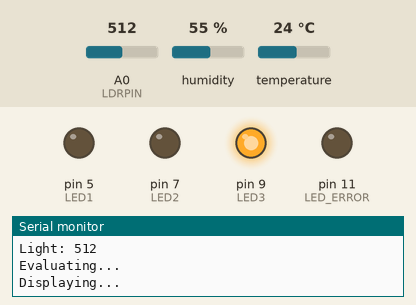
Bench run of a sketch on a simulated Arduino Uno, built with avr-gcc and run on an emulated ATmega328P. On the bench: output pins drawn as LEDs (lit = HIGH), the last lines printed to the serial monitor. The test bench sets the inputs (shaded band); at power-on: A0 (LDRPIN) = 512, temperature 24 °C, humidity 55 %.

Above: at 6.8 s.
6.9 s: A0 (LDRPIN) set to 22
11.4 s: A0 (LDRPIN) set to 19
At 12.7 s:
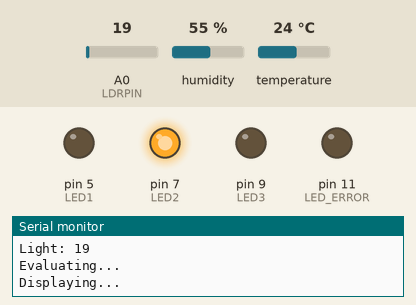
15.9 s: temperature set to 22 °C
At 19.1 s:
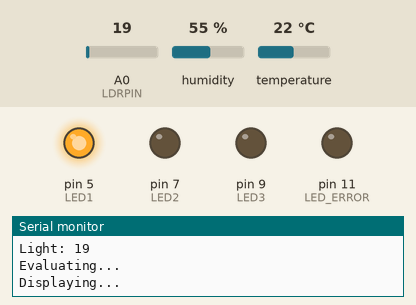
20.4 s: temperature set to 28 °C
At 22.2 s:
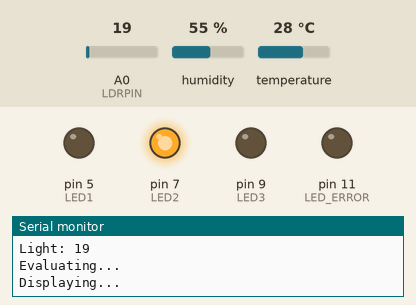
24.9 s: temperature set to 12 °C
At 28.5 s:
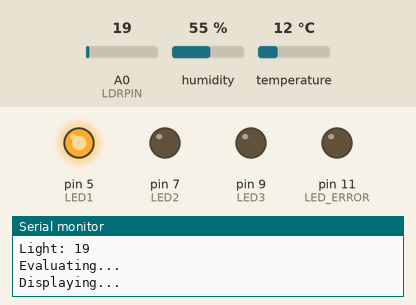
Timing chart, 0 to 30.0 s (numbered marks = the images above; inputs shaded):
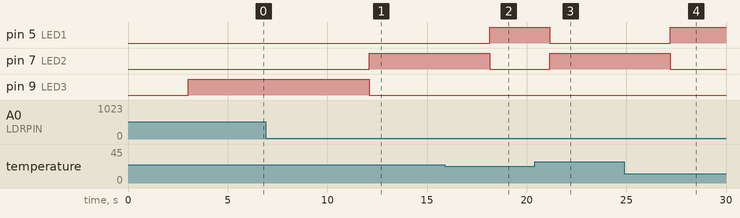

Measured:
- the behaviour switches between 21 and 20 on A0 (LDRPIN) (found by bisection; images 0 and 1)
- the behaviour switches between 24 and 23 °C on temperature (found by bisection; images 1 and 2)
- after the input at 11.4 s, pin 7 (LED2): LOW → HIGH after 0.70 s; pin 9 (LED3): HIGH → LOW after 0.70 s
- after the input at 15.9 s, pin 5 (LED1): LOW → HIGH after 2.2 s; pin 7 (LED2): HIGH → LOW after 2.2 s
- after the input at 20.4 s, pin 5 (LED1): HIGH → LOW after 0.77 s; pin 7 (LED2): LOW → HIGH after 0.77 s
- after the input at 24.9 s, pin 5 (LED1): LOW → HIGH after 2.3 s; pin 7 (LED2): HIGH → LOW after 2.3 s

The sketch:

exercise3.ino
```cpp
// File: exercise3.ino

/*
 * WP5 - Exercise 3
 * John Dickson, Oliver Hansson, Sebastian VingÃ¥rd Larsson
 * 2026-03-XX
 * group: 27
 * Submission code: XXXXXX
 */


#include "DHT.h" // dht library

// dht pin and type
#define DHTPIN 12
#define DHTTYPE DHT11

// ldr pin
#define LDRPIN A0

// LED pins
#define LED1 5 // blue
#define LED2 7 // green
#define LED3 9 // red
#define LED_ERROR 11 // red ERROR


// temperature levels
#define TEMP_LEVEL_1 0
#define TEMP_LEVEL_2 24
#define TEMP_LEVEL_3 30

// light levels
#define LIGHT_LEVEL_1 28
#define LIGHT_LEVEL_2 20
#define LIGHT_LEVEL_3 7

// state enum
typedef enum {
  STATE_INIT,
  STATE_WAIT,
  STATE_READ_SENSORS,
  STATE_EVALUATE,
  STATE_DISPLAY,
  STATE_ERROR
} State;

// GLOBAL START
// INITialize and create our state struct and set initial state to STATE_INIT
State state = State::STATE_INIT;

// INITiailize and create dht
DHT dht(DHTPIN, DHTTYPE);

// for timing calculations
unsigned long lastUpdate = 0;
const unsigned long interval = 3000; // 3 seconds

// INITialize variables for temperature, lightValue and what LED we're lighting when we go to STATE_DISPLAY state
float temp = 0;
int lightValue = 0;
int activeLED = -1; // -1 means all off
// GLOBAL END

void setup() {
  Serial.begin(9600); // start serial
  while (!Serial); // ensure serial has started before we continue
}

// INITialize pins, and start dht
void init() {
  pinMode(LED1, OUTPUT); // blue
  pinMode(LED2, OUTPUT); // green
  pinMode(LED3, OUTPUT); // red
  pinMode(LED_ERROR, OUTPUT); // red ERROR

  dht.begin(); // start dht
}

void read_sensors() {
  temp = dht.readTemperature(); // read DHT for temperature
  lightValue = analogRead(LDRPIN); // read analog pin for light value
}

void evaluate() {
  activeLED = -1; // setting activeLED back to -1 to ensure our logic executes correctly

  // correct cases
  // if temp is less than level 1 and light is greater than level 1
  if (temp < TEMP_LEVEL_1 && lightValue > LIGHT_LEVEL_1) {
    activeLED = LED2; // green
  }
  // if temp is equal or greater than 1 but lower than 2 and light is equal or lesser than level 1 but greater than level 2
  else if ((temp >= TEMP_LEVEL_1 && temp < TEMP_LEVEL_2) && (lightValue <= LIGHT_LEVEL_1 && lightValue > LIGHT_LEVEL_2)) {
    activeLED = LED2; // green
  }
  // if temp is equal or greater than 2 but less than 3 and light is equal or lesser to level 2 but greater than level 3
  else if ((temp >= TEMP_LEVEL_2 && temp < TEMP_LEVEL_3) && (lightValue <= LIGHT_LEVEL_2 && lightValue > LIGHT_LEVEL_3)) {
    activeLED = LED2; // green
  }
  // if temp is equal or greater than 3 and light is equal or lower than 3
  else if (temp >= TEMP_LEVEL_3 && lightValue <= LIGHT_LEVEL_3) {
    activeLED = LED2; // green
  }
  // if activeLED remains -1, it means we havent found a correct case yet so we check incorrect ones
  if (activeLED == -1) {
    // if light greater (darker) than 1 and temp is greater than 1
    if (lightValue > LIGHT_LEVEL_1 && temp > TEMP_LEVEL_1) {
      activeLED = LED3; // RED (too warm)
    }
    // if light value is less (brighter) or equal to 1 and greater (darker) than 2
    else if (lightValue <= LIGHT_LEVEL_1 && lightValue > LIGHT_LEVEL_2) {
      if (temp < TEMP_LEVEL_1) activeLED = LED1; // too low temperature
      else if (temp >= TEMP_LEVEL_2) activeLED = LED3; // too high temperature
    }
    // if light is less (brighter) or equal to 2 and greater (darker) than 3
    else if (lightValue <= LIGHT_LEVEL_2 && lightValue > LIGHT_LEVEL_3) {
      if (temp < TEMP_LEVEL_2) activeLED = LED1; // too low temperature
      else if (temp > TEMP_LEVEL_2) activeLED = LED3; // too high temperature
    }
    // if light is less or equal to 3 (brightest) and temp is lesser than 3
    else if (lightValue <= LIGHT_LEVEL_3 && temp < TEMP_LEVEL_3) {
      activeLED = LED1; // too low temperature
    }
  }
}

void loop() {
  // our main state machine switch
  switch (state) {

    // STATE_INIT case
    case State::STATE_INIT:
      Serial.println("Initializing...");
      init(); // call init
      state = State::STATE_WAIT; // switch state
      Serial.println("Initialization complete!");
      break; // break case

    // STATE_WAIT case
    case State::STATE_WAIT:
      // non-blocking delay
      if (millis() - lastUpdate >= interval) {
        state = State::STATE_READ_SENSORS;
      }
      break; // break case

    // STATE_READ_SENSORS case
    case State::STATE_READ_SENSORS:
      Serial.println("Reading sensors...");
      read_sensors(); // update sensor data

      if (isnan(temp) || isnan(lightValue)) { // if no temp OR no lightValue, set state STATE_ERROR
        state = State::STATE_ERROR;
      } else { // else print for monitoring and set state STATE_EVALUATE
        Serial.print("Temp: "); Serial.println(temp);
        Serial.print("Light: "); Serial.println(lightValue);
        state = State::STATE_EVALUATE; // set STATE_EVALUATE
      }
      break; // break case

    // STATE_EVALUATE case
    case State::STATE_EVALUATE:
      Serial.println("Evaluating...");
      evaluate(); // evaluate the data

      state = State::STATE_DISPLAY; // set STATE_DISPLAY
      break; // break case

    // STATE_DISPLAY case
    case State::STATE_DISPLAY:
      // turn off all LEDs
      digitalWrite(LED1, LOW);
      digitalWrite(LED2, LOW);
      digitalWrite(LED3, LOW);

      Serial.println("Displaying...");

      // if activeLED is not -1, light the active one
      if (activeLED != -1) {
        digitalWrite(activeLED, HIGH);
      }

      // reset update timer
      lastUpdate = millis();
      state = State::STATE_WAIT; // set state to STATE_WAIT
      break; // break case

    case State::STATE_ERROR:
      Serial.println("Failed to read a sensor");
      digitalWrite(LED_ERROR, HIGH); // light red ERROR LED
      state = State::STATE_WAIT; // go back to waiting for next cycle
      break; // break case
  }
}
```
